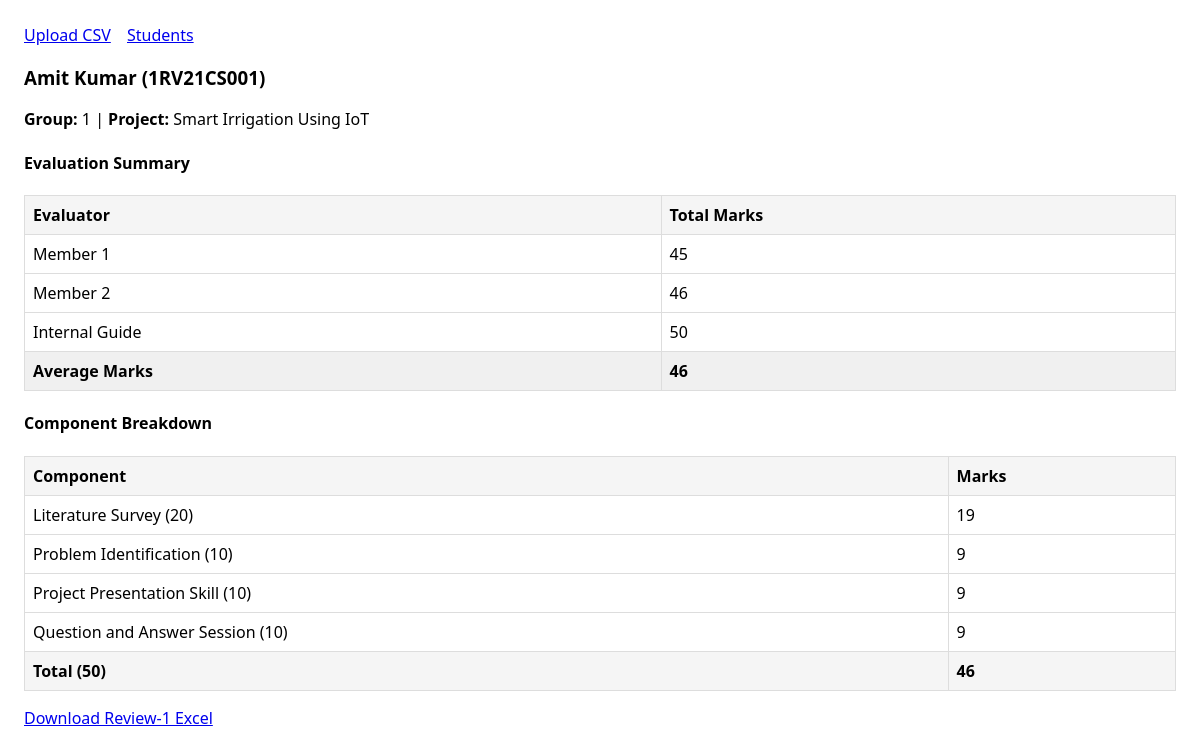
The app's page /students/1, older data.
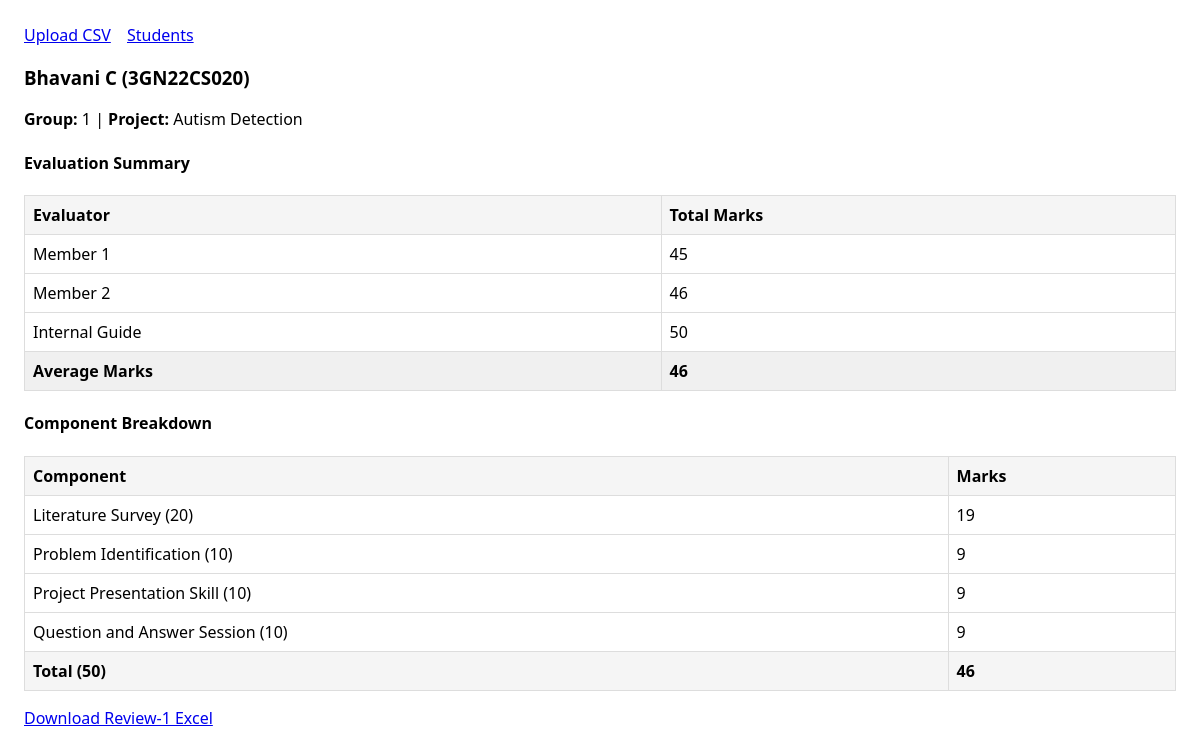
The same page, newer data.
### models.py (models this page shows)
class Student(db.Model):
    id = db.Column(db.Integer, primary_key=True)
    group_no = db.Column(db.String(50))
    project_title = db.Column(db.String(255))
    seat_no = db.Column(db.String(64), nullable=False, index=True)
    name = db.Column(db.String(128), nullable=False)
    evaluations = db.relationship("Evaluation", backref="student", lazy=True, cascade="all, delete-orphan")

### app.py (the view)
    @app.route("/students/<int:student_id>")
    def student_detail(student_id: int):
        student = Student.query.get_or_404(student_id)
        ev = sorted(student.evaluations, key=lambda e: (e.review_no, e.id))[-1]
        return render_template("student_detail.html", student=student, ev=ev)

### templates/student_detail.html
{% extends "base.html" %}
{% block content %}
<h3>{{ student.name }} ({{ student.seat_no }})</h3>
<p><strong>Group:</strong> {{ student.group_no or '-' }} | <strong>Project:</strong> {{ student.project_title or '-' }}</p>
<h4>Evaluation Summary</h4>
<table>
  <tr>
    <th>Evaluator</th>
    <th>Total Marks</th>
  </tr>
  <tr>
    <td>Member 1</td>
    <td>{{ (ev.member1_literature or 0) + (ev.member1_problem or 0) + (ev.member1_presentation or 0) + (ev.member1_qa or 0) }}</td>
  </tr>
  <tr>
    <td>Member 2</td>
    <td>{{ (ev.member2_literature or 0) + (ev.member2_problem or 0) + (ev.member2_presentation or 0) + (ev.member2_qa or 0) }}</td>
  </tr>
  <tr>
    <td>Internal Guide</td>
    <td>{{ (ev.guide_literature or 0) + (ev.guide_problem or 0) + (ev.guide_presentation or 0) + (ev.guide_qa or 0) }}</td>
  </tr>
  <tr style="background-color: #f0f0f0; font-weight: bold;">
    <td>Average Marks</td>
    <td><strong>{{ ev.total_marks }}</strong></td>
  </tr>
</table>
<h4>Component Breakdown</h4>
<table>
  <tr><th>Component</th><th>Marks</th></tr>
  <tr><td>Literature Survey (20)</td><td>{{ ev.literature_survey }}</td></tr>
  <tr><td>Problem Identification (10)</td><td>{{ ev.problem_identification }}</td></tr>
  <tr><td>Project Presentation Skill (10)</td><td>{{ ev.presentation }}</td></tr>
  <tr><td>Question and Answer Session (10)</td><td>{{ ev.question_answer }}</td></tr>
  <tr><th>Total (50)</th><th>{{ ev.total_marks }}</th></tr>
</table>
<p><a href="{{ url_for('download_review1', student_id=student.id) }}">Download Review-1 Excel</a></p>
{% endblock %}

Row changes from the older to the newer data that the page shows:
changed Student: name "Amit Kumar" → "Bhavani C"; seat_no "1RV21CS001" → "3GN22CS020"; project_title "Smart Irrigation Using IoT" → "Autism Detection"
